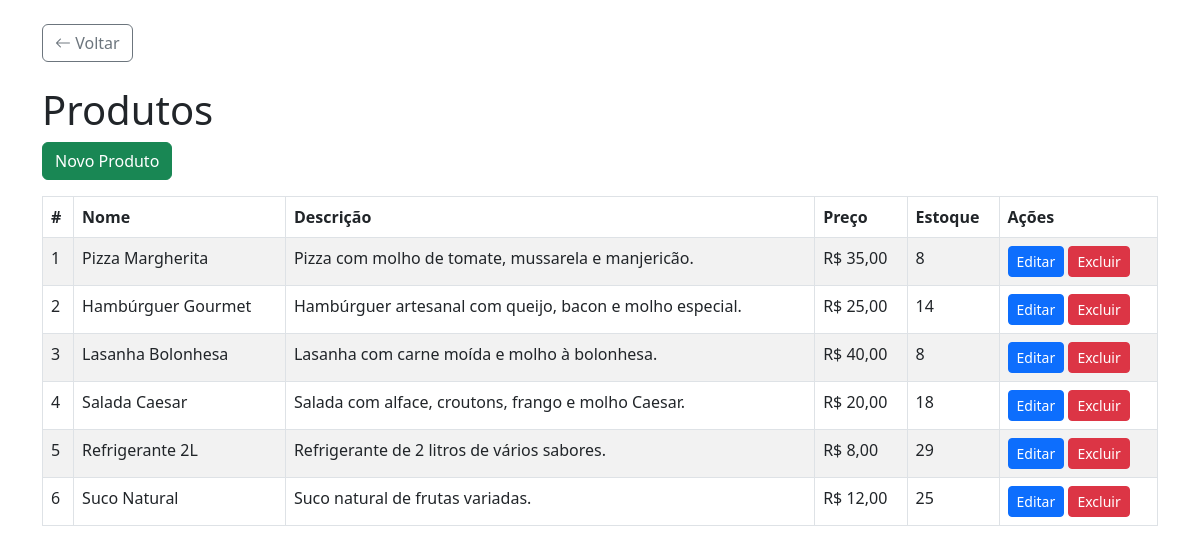
Page /produtos/listar.php on the committed database.
### tables this page shows
CREATE TABLE `produtos` (
  `id_produto` int(11) NOT NULL,
  `nome_produto` varchar(100) NOT NULL,
  `descricao` text DEFAULT NULL,
  `preco` decimal(10,2) NOT NULL,
  `estoque` int(11) NOT NULL,
  `data_cadastro` timestamp NOT NULL DEFAULT current_timestamp()
);

### produtos/listar.php (the view, shortened to what this page needs)
<?php
require_once '../conexao.php';
$sql = "SELECT * FROM produtos";
$stmt = $pdo->prepare($sql);
$stmt->execute();
$produtos = $stmt->fetchAll(PDO::FETCH_ASSOC);
?>
<!DOCTYPE html>
<html lang="pt-br">
<head>
    <link rel="stylesheet" href="https://cdn.jsdelivr.net/npm/bootstrap@5.3.0/dist/css/bootstrap.min.css">
    <link rel="stylesheet" href="https://cdn.jsdelivr.net/npm/bootstrap-icons/font/bootstrap-icons.css">
</head>
<body>
<div class="container my-4">
    <div class="mt-3 mb-4">
        <button class="btn btn-outline-secondary" onclick="history.back()">
            <i class="bi bi-arrow-left"></i> Voltar
        </button>
    </div>
    <h1>Produtos</h1>
    <a href="inserir.php" class="btn btn-success mb-3">Novo Produto</a>
    <table class="table table-striped table-bordered">
        <thead>
            <tr>
                <th>#</th>
                <th>Nome</th>
                <th>Descrição</th>
                <th>Preço</th>
                <th>Estoque</th>
                <th>Ações</th>
            </tr>
        </thead>
        <tbody>
        <?php foreach ($produtos as $produto): ?>
            <tr>
                <td><?= $produto['id_produto'] ?></td>
                <td><?= $produto['nome_produto'] ?></td>
                <td><?= $produto['descricao'] ?></td>
                <td>R$ <?= number_format($produto['preco'], 2, ',', '.') ?></td>
                <td><?= $produto['estoque'] ?></td>
                <td>
                    <a href="editar.php?id=<?= $produto['id_produto'] ?>" class="btn btn-primary btn-sm">Editar</a>
                    <a href="excluir.php?id=<?= $produto['id_produto'] ?>" class="btn btn-danger btn-sm" onclick="return confirm('Deseja realmente excluir?')">Excluir</a>
                </td>
            </tr>
        <?php endforeach; ?>
        </tbody>
    </table>
</div>
</body>
</html>

### rows in the picture
produtos: id_produto "1", nome_produto "Pizza Margherita", descricao "Pizza com molho de tomate, mussarela e manjericão.", preco "35,00", estoque "8"
produtos: id_produto "2", nome_produto "Hambúrguer Gourmet", descricao "Hambúrguer artesanal com queijo, bacon e molho especial.", preco "25,00", estoque "14"
produtos: id_produto "3", nome_produto "Lasanha Bolonhesa", descricao "Lasanha com carne moída e molho à bolonhesa.", preco "40,00", estoque "8"
produtos: id_produto "4", nome_produto "Salada Caesar", descricao "Salada com alface, croutons, frango e molho Caesar.", preco "20,00", estoque "18"
produtos: id_produto "5", nome_produto "Refrigerante 2L", descricao "Refrigerante de 2 litros de vários sabores.", preco "8,00", estoque "29"
produtos: id_produto "6", nome_produto "Suco Natural", descricao "Suco natural de frutas variadas.", preco "12,00", estoque "25"
